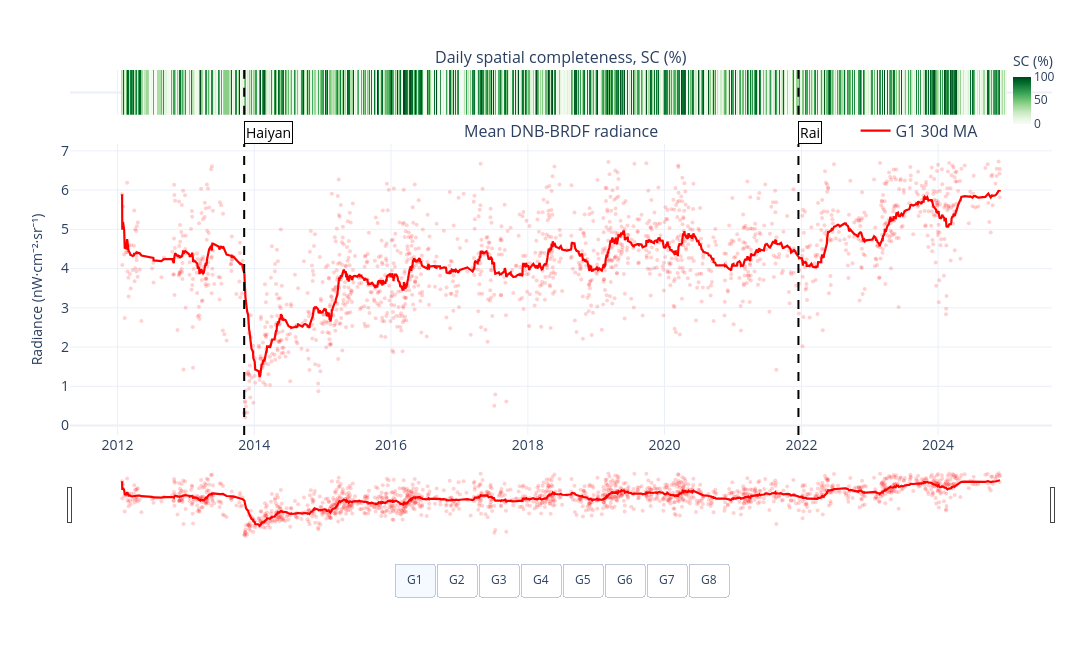

The code cell stored with this chart in its notebook:
### Code cell
fig_sx_region_ntl = plot_region_ntl_timeseries(df_all, region="Samar-Leyte", tau=40, w=ROLLING_WINDOW)
fig_sx_region_ntl.show()

fig_sx_region_ntl.write_html(
    OUTPUT_SUPP_FIG_DIR / "fig_sx_region_ntl_timeseries_samar_leyte.html",
    include_plotlyjs="cdn",
    full_html=True,
)

### Figure 1 — Plotly figure (JSON) as saved in the notebook; plotly's stock layout.template omitted (floating-point values rounded to 4 significant figures; data arrays with more than 128 entries replaced by an {"elided": "..."} marker saying what was removed)
{"data": [{"colorbar": {"len": 0.25, "thickness": 18, "title": {"text": "SC (%)"}, "x": 0.95, "y": 0.95}, "colorscale": [[0, "rgb(247,252,245)"], [0.125, "rgb(229,245,224)"], [0.25, "rgb(199,233,192)"], [0.375, "rgb(161,217,155)"], [0.5, "rgb(116,196,118)"], [0.625, "rgb(65,171,93)"], [0.75, "rgb(35,139,69)"], [0.875, "rgb(0,109,44)"], [1, "rgb(0,68,27)"]], "showscale": true, "type": "heatmap", "visible": true, "x": {"elided": "2852 str values"}, "xaxis": "x", "y": [0], "yaxis": "y", "z": {"elided": "1x2852 float values"}, "zmax": 100, "zmin": 0}, {"marker": {"color": "#ff0000", "opacity": 0.18, "size": 4}, "mode": "markers", "name": "G1 daily", "showlegend": false, "type": "scatter", "visible": true, "x": {"elided": "1568 str values"}, "xaxis": "x2", "y": {"elided": "1568 float values"}, "yaxis": "y2"}, {"line": {"color": "#ff0000", "width": 2.2}, "mode": "lines", "name": "G1 30d MA", "type": "scatter", "visible": true, "x": {"elided": "1568 str values"}, "xaxis": "x2", "y": {"elided": "1568 float values"}, "yaxis": "y2"}, {"colorbar": {"len": 0.25, "thickness": 18, "title": {"text": "SC (%)"}, "x": 0.95, "y": 0.95}, "colorscale": [[0, "rgb(247,252,245)"], [0.125, "rgb(229,245,224)"], [0.25, "rgb(199,233,192)"], [0.375, "rgb(161,217,155)"], [0.5, "rgb(116,196,118)"], [0.625, "rgb(65,171,93)"], [0.75, "rgb(35,139,69)"], [0.875, "rgb(0,109,44)"], [1, "rgb(0,68,27)"]], "showscale": true, "type": "heatmap", "visible": false, "x": {"elided": "3369 str values"}, "xaxis": "x", "y": [0], "yaxis": "y", "z": {"elided": "1x3369 float values"}, "zmax": 100, "zmin": 0}, {"marker": {"color": "#732600", "opacity": 0.18, "size": 4}, "mode": "markers", "name": "G2 daily", "showlegend": false, "type": "scatter", "visible": false, "x": {"elided": "1603 str values"}, "xaxis": "x2", "y": {"elided": "1603 float values"}, "yaxis": "y2"}, {"line": {"color": "#732600", "width": 2.2}, "mode": "lines", "name": "G2 30d MA", "type": "scatter", "visible": false, "x": {"elided": "1603 str values"}, "xaxis": "x2", "y": {"elided": "1603 float values"}, "yaxis": "y2"}, {"colorbar": {"len": 0.25, "thickness": 18, "title": {"text": "SC (%)"}, "x": 0.95, "y": 0.95}, "colorscale": [[0, "rgb(247,252,245)"], [0.125, "rgb(229,245,224)"], [0.25, "rgb(199,233,192)"], [0.375, "rgb(161,217,155)"], [0.5, "rgb(116,196,118)"], [0.625, "rgb(65,171,93)"], [0.75, "rgb(35,139,69)"], [0.875, "rgb(0,109,44)"], [1, "rgb(0,68,27)"]], "showscale": true, "type": "heatmap", "visible": false, "x": {"elided": "3503 str values"}, "xaxis": "x", "y": [0], "yaxis": "y", "z": {"elided": "1x3503 float values"}, "zmax": 100, "zmin": 0}, {"marker": {"color": "#a87000", "opacity": 0.18, "size": 4}, "mode": "markers", "name": "G3 daily", "showlegend": false, "type": "scatter", "visible": false, "x": {"elided": "1637 str values"}, "xaxis": "x2", "y": {"elided": "1637 float values"}, "yaxis": "y2"}, {"line": {"color": "#a87000", "width": 2.2}, "mode": "lines", "name": "G3 30d MA", "type": "scatter", "visible": false, "x": {"elided": "1637 str values"}, "xaxis": "x2", "y": {"elided": "1637 float values"}, "yaxis": "y2"}, {"colorbar": {"len": 0.25, "thickness": 18, "title": {"text": "SC (%)"}, "x": 0.95, "y": 0.95}, "colorscale": [[0, "rgb(247,252,245)"], [0.125, "rgb(229,245,224)"], [0.25, "rgb(199,233,192)"], [0.375, "rgb(161,217,155)"], [0.5, "rgb(116,196,118)"], [0.625, "rgb(65,171,93)"], [0.75, "rgb(35,139,69)"], [0.875, "rgb(0,109,44)"], [1, "rgb(0,68,27)"]], "showscale": true, "type": "heatmap", "visible": false, "x": {"elided": "3558 str values"}, "xaxis": "x", "y": [0], "yaxis": "y", "z": {"elided": "1x3558 float values"}, "zmax": 100, "zmin": 0}, {"marker": {"color": "#ffff00", "opacity": 0.18, "size": 4}, "mode": "markers", "name": "G4 daily", "showlegend": false, "type": "scatter", "visible": false, "x": {"elided": "1707 str values"}, "xaxis": "x2", "y": {"elided": "1707 float values"}, "yaxis": "y2"}, {"line": {"color": "#ffff00", "width": 2.2}, "mode": "lines", "name": "G4 30d MA", "type": "scatter", "visible": false, "x": {"elided": "1707 str values"}, "xaxis": "x2", "y": {"elided": "1707 float values"}, "yaxis": "y2"}, {"colorbar": {"len": 0.25, "thickness": 18, "title": {"text": "SC (%)"}, "x": 0.95, "y": 0.95}, "colorscale": [[0, "rgb(247,252,245)"], [0.125, "rgb(229,245,224)"], [0.25, "rgb(199,233,192)"], [0.375, "rgb(161,217,155)"], [0.5, "rgb(116,196,118)"], [0.625, "rgb(65,171,93)"], [0.75, "rgb(35,139,69)"], [0.875, "rgb(0,109,44)"], [1, "rgb(0,68,27)"]], "showscale": true, "type": "heatmap", "visible": false, "x": {"elided": "3599 str values"}, "xaxis": "x", "y": [0], "yaxis": "y", "z": {"elided": "1x3599 float values"}, "zmax": 100, "zmin": 0}, {"marker": {"color": "#375623", "opacity": 0.18, "size": 4}, "mode": "markers", "name": "G5 daily", "showlegend": false, "type": "scatter", "visible": false, "x": {"elided": "1725 str values"}, "xaxis": "x2", "y": {"elided": "1725 float values"}, "yaxis": "y2"}, {"line": {"color": "#375623", "width": 2.2}, "mode": "lines", "name": "G5 30d MA", "type": "scatter", "visible": false, "x": {"elided": "1725 str values"}, "xaxis": "x2", "y": {"elided": "1725 float values"}, "yaxis": "y2"}, {"colorbar": {"len": 0.25, "thickness": 18, "title": {"text": "SC (%)"}, "x": 0.95, "y": 0.95}, "colorscale": [[0, "rgb(247,252,245)"], [0.125, "rgb(229,245,224)"], [0.25, "rgb(199,233,192)"], [0.375, "rgb(161,217,155)"], [0.5, "rgb(116,196,118)"], [0.625, "rgb(65,171,93)"], [0.75, "rgb(35,139,69)"], [0.875, "rgb(0,109,44)"], [1, "rgb(0,68,27)"]], "showscale": true, "type": "heatmap", "visible": false, "x": {"elided": "3626 str values"}, "xaxis": "x", "y": [0], "yaxis": "y", "z": {"elided": "1x3626 float values"}, "zmax": 100, "zmin": 0}, {"marker": {"color": "#abcd66", "opacity": 0.18, "size": 4}, "mode": "markers", "name": "G6 daily", "showlegend": false, "type": "scatter", "visible": false, "x": {"elided": "1758 str values"}, "xaxis": "x2", "y": {"elided": "1758 float values"}, "yaxis": "y2"}, {"line": {"color": "#abcd66", "width": 2.2}, "mode": "lines", "name": "G6 30d MA", "type": "scatter", "visible": false, "x": {"elided": "1758 str values"}, "xaxis": "x2", "y": {"elided": "1758 float values"}, "yaxis": "y2"}, {"colorbar": {"len": 0.25, "thickness": 18, "title": {"text": "SC (%)"}, "x": 0.95, "y": 0.95}, "colorscale": [[0, "rgb(247,252,245)"], [0.125, "rgb(229,245,224)"], [0.25, "rgb(199,233,192)"], [0.375, "rgb(161,217,155)"], [0.5, "rgb(116,196,118)"], [0.625, "rgb(65,171,93)"], [0.75, "rgb(35,139,69)"], [0.875, "rgb(0,109,44)"], [1, "rgb(0,68,27)"]], "showscale": true, "type": "heatmap", "visible": false, "x": {"elided": "3642 str values"}, "xaxis": "x", "y": [0], "yaxis": "y", "z": {"elided": "1x3642 float values"}, "zmax": 100, "zmin": 0}, {"marker": {"color": "#cdf57a", "opacity": 0.18, "size": 4}, "mode": "markers", "name": "G7 daily", "showlegend": false, "type": "scatter", "visible": false, "x": {"elided": "1825 str values"}, "xaxis": "x2", "y": {"elided": "1825 float values"}, "yaxis": "y2"}, {"line": {"color": "#cdf57a", "width": 2.2}, "mode": "lines", "name": "G7 30d MA", "type": "scatter", "visible": false, "x": {"elided": "1825 str values"}, "xaxis": "x2", "y": {"elided": "1825 float values"}, "yaxis": "y2"}, {"colorbar": {"len": 0.25, "thickness": 18, "title": {"text": "SC (%)"}, "x": 0.95, "y": 0.95}, "colorscale": [[0, "rgb(247,252,245)"], [0.125, "rgb(229,245,224)"], [0.25, "rgb(199,233,192)"], [0.375, "rgb(161,217,155)"], [0.5, "rgb(116,196,118)"], [0.625, "rgb(65,171,93)"], [0.75, "rgb(35,139,69)"], [0.875, "rgb(0,109,44)"], [1, "rgb(0,68,27)"]], "showscale": true, "type": "heatmap", "visible": false, "x": {"elided": "3644 str values"}, "xaxis": "x", "y": [0], "yaxis": "y", "z": {"elided": "1x3644 float values"}, "zmax": 100, "zmin": 0}, {"marker": {"color": "#7ab6f5", "opacity": 0.18, "size": 4}, "mode": "markers", "name": "G8 daily", "showlegend": false, "type": "scatter", "visible": false, "x": {"elided": "1819 str values"}, "xaxis": "x2", "y": {"elided": "1819 float values"}, "yaxis": "y2"}, {"line": {"color": "#7ab6f5", "width": 2.2}, "mode": "lines", "name": "G8 30d MA", "type": "scatter", "visible": false, "x": {"elided": "1819 str values"}, "xaxis": "x2", "y": {"elided": "1819 float values"}, "yaxis": "y2"}], "layout": {"annotations": [{"font": {"size": 16}, "showarrow": false, "text": "Daily spatial completeness, SC (%)", "x": 0.5, "xanchor": "center", "xref": "paper", "y": 1, "yanchor": "bottom", "yref": "paper"}, {"font": {"size": 16}, "showarrow": false, "text": "Mean DNB-BRDF radiance", "x": 0.5, "xanchor": "center", "xref": "paper", "y": 0.7973, "yanchor": "bottom", "yref": "paper"}, {"bgcolor": "white", "bordercolor": "black", "borderwidth": 1, "font": {"color": "black", "size": 14}, "showarrow": false, "text": "Haiyan", "x": "2013-11-08", "xanchor": "left", "y": 0.86, "yref": "paper"}, {"bgcolor": "white", "bordercolor": "black", "borderwidth": 1, "font": {"color": "black", "size": 14}, "showarrow": false, "text": "Rai", "x": "2021-12-16", "xanchor": "left", "y": 0.86, "yref": "paper"}], "height": 650, "legend": {"font": {"size": 16}, "orientation": "h", "x": 0.8, "y": 0.88}, "margin": {"b": 110, "l": 70, "r": 40, "t": 70}, "paper_bgcolor": "rgba(0,0,0,0)", "shapes": [{"line": {"color": "black", "dash": "dash", "width": 2}, "type": "line", "x0": "2013-11-08", "x1": "2013-11-08", "xref": "x", "y0": 0, "y1": 1, "yref": "y domain"}, {"line": {"color": "black", "dash": "dash", "width": 2}, "type": "line", "x0": "2013-11-08", "x1": "2013-11-08", "xref": "x2", "y0": 0, "y1": 1, "yref": "y2 domain"}, {"line": {"color": "black", "dash": "dash", "width": 2}, "type": "line", "x0": "2021-12-16", "x1": "2021-12-16", "xref": "x", "y0": 0, "y1": 1, "yref": "y domain"}, {"line": {"color": "black", "dash": "dash", "width": 2}, "type": "line", "x0": "2021-12-16", "x1": "2021-12-16", "xref": "x2", "y0": 0, "y1": 1, "yref": "y2 domain"}], "updatemenus": [{"buttons": [{"args": [{"visible": [true, true, true, false, false, false, false, false, false, false, false, false, false, false, false, false, false, false, false, false, false, false, false, false]}, {"title": "Samar-Leyte DNB-BRDF NTL — G1 (SC > 40%)"}], "label": "G1", "method": "update"}, {"args": [{"visible": [false, false, false, true, true, true, false, false, false, false, false, false, false, false, false, false, false, false, false, false, false, false, false, false]}, {"title": "Samar-Leyte DNB-BRDF NTL — G2 (SC > 40%)"}], "label": "G2", "method": "update"}, {"args": [{"visible": [false, false, false, false, false, false, true, true, true, false, false, false, false, false, false, false, false, false, false, false, false, false, false, false]}, {"title": "Samar-Leyte DNB-BRDF NTL — G3 (SC > 40%)"}], "label": "G3", "method": "update"}, {"args": [{"visible": [false, false, false, false, false, false, false, false, false, true, true, true, false, false, false, false, false, false, false, false, false, false, false, false]}, {"title": "Samar-Leyte DNB-BRDF NTL — G4 (SC > 40%)"}], "label": "G4", "method": "update"}, {"args": [{"visible": [false, false, false, false, false, false, false, false, false, false, false, false, true, true, true, false, false, false, false, false, false, false, false, false]}, {"title": "Samar-Leyte DNB-BRDF NTL — G5 (SC > 40%)"}], "label": "G5", "method": "update"}, {"args": [{"visible": [false, false, false, false, false, false, false, false, false, false, false, false, false, false, false, true, true, true, false, false, false, false, false, false]}, {"title": "Samar-Leyte DNB-BRDF NTL — G6 (SC > 40%)"}], "label": "G6", "method": "update"}, {"args": [{"visible": [false, false, false, false, false, false, false, false, false, false, false, false, false, false, false, false, false, false, true, true, true, false, false, false]}, {"title": "Samar-Leyte DNB-BRDF NTL — G7 (SC > 40%)"}], "label": "G7", "method": "update"}, {"args": [{"visible": [false, false, false, false, false, false, false, false, false, false, false, false, false, false, false, false, false, false, false, false, false, true, true, true]}, {"title": "Samar-Leyte DNB-BRDF NTL — G8 (SC > 40%)"}], "label": "G8", "method": "update"}], "direction": "right", "showactive": true, "type": "buttons", "x": 0.5, "xanchor": "center", "y": -0.35, "yanchor": "top"}], "width": 1200, "xaxis": {"anchor": "y", "domain": [0, 1], "matches": "x2", "showticklabels": false, "tickfont": {"size": 14}}, "xaxis2": {"anchor": "y2", "domain": [0, 1], "rangeslider": {"visible": true}, "tickfont": {"size": 14}, "title": {"text": ""}, "type": "date"}, "yaxis": {"anchor": "x", "domain": [0.8773, 1], "showticklabels": false, "tickfont": {"size": 14}}, "yaxis2": {"anchor": "x2", "domain": [0, 0.7973], "tickfont": {"size": 14}, "title": {"text": "Radiance (nW·cm⁻²·sr⁻¹)"}}}}
